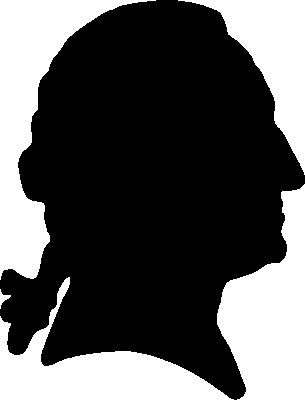
#> input picture szyfry_blokowe/zad8/obraz.png, 305 x 400 px, found by its file name
$ python CBC_other_FINAL.py
#> lines starting #> are read from the running program, lines starting #| are printed output that depends on the picture; after the words box and inside, x2 and y2 are one past the last pixel; in counts of white or black regions, pixels touching at a corner belong together
from PIL import Image

def Xor(bin1, bin2):
    num1 = int(bin1, 2)
    num2 = int(bin2, 2)
    result = num1 ^ num2
    return format(result, '08b')

def MiniDes(binary, key):
    key = "10101010"
    permutation = [0, 1, 3, 2, 3, 2, 4, 5]
    Sbox_1 = ["101", "010", "001", "110", "011", "100", "111", "000", "001", "100", "110", "010", "000", "111", "101", "011"]
    Sbox_2 = ["100", "000", "110", "101", "111", "001", "011", "010", "101", "011", "000", "111", "110", "010", "001", "100"]
    rounds = 8
    L, R = [], []

    L.append('0')
    L.append(binary[:6])
    R.append(binary[6:])

    for i in range(1, rounds):
        i_R = ''.join(R[i - 1][num % len(R[i - 1])] for num in permutation)
        length = len(key)
        i_key = key[i % len(key):] + key[:i % length]
        xor1 = Xor(i_R, i_key)

        xor1_bin1, xor1_bin2 = xor1[:4], xor1[4:]
        str1 = Sbox_1[int(xor1_bin1, 2)]
        str2 = Sbox_2[int(xor1_bin2, 2)]

        sbox_connect = str1 + str2

        RL = Xor(L[i], sbox_connect)[2:]
        R.append(RL)
        L.append(R[i - 1])

    return R[-1] + L[-1]

def CBC(image_path, IV):
#> called with image_path = 'zad8/obraz.png', IV = '111011010010'
    key = "10101010"
    ciphertext = ''
    previous_block = IV

    image = Image.open(image_path)
#> image is the input picture: PIL image 305x400 1; 34.3% white; 5 white regions, box (x1, y1, x2, y2) and area: (0, 0, 156, 280) 12773, (217, 184, 305, 400) 11532, (0, 277, 234, 400) 9832, (178, 0, 305, 175) 7641, (0, 289, 11, 309) 78
    image_data = image.tobytes()
    plaintext = ''.join(format(byte, '08b') for byte in image_data)

    blocks = [plaintext[i:i+6] for i in range(0, len(plaintext), 6)]
#> blocks = 20800 items
    for block in blocks:
        block_xor = Xor(block, previous_block)
        encrypted_block = MiniDes(block_xor, key)
        previous_block = encrypted_block
        ciphertext += encrypted_block
#> this loop made 20800 passes
#> block on passes 15 to 17: '111111', '111111', '111111'

    encoded_bytes = bytes(int(ciphertext[i:i+8], 2) for i in range(0, len(ciphertext), 8))
    encoded_image = Image.frombytes(image.mode, image.size, encoded_bytes)
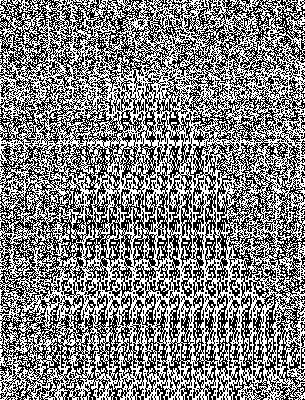
#> encoded_image: PIL image 305x400 1; 50.3% white; black in thin lines or dots
    encoded_image.show()

IV = '111011010010'
CBC("zad8/obraz.png", IV)
